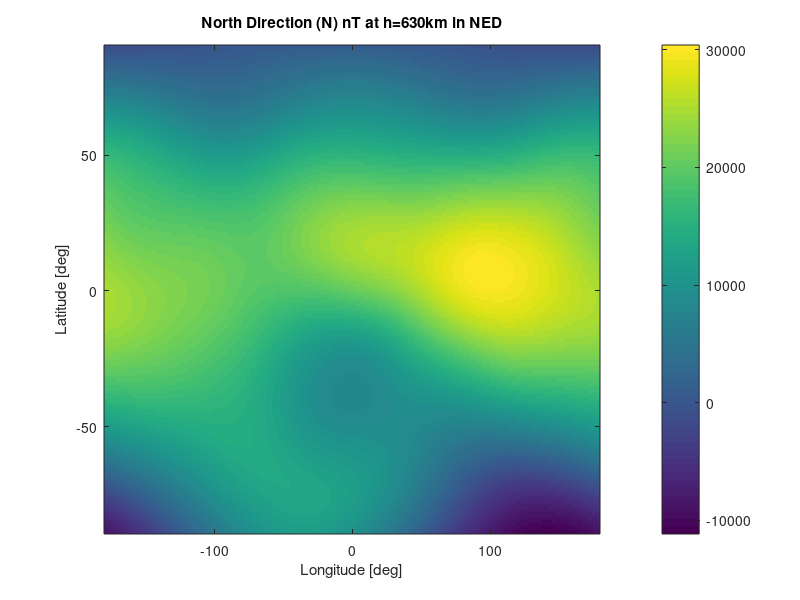
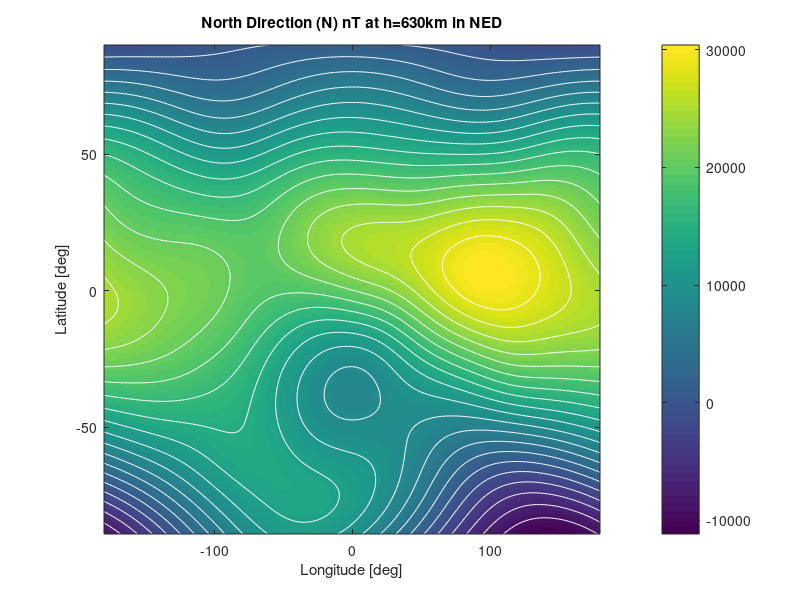
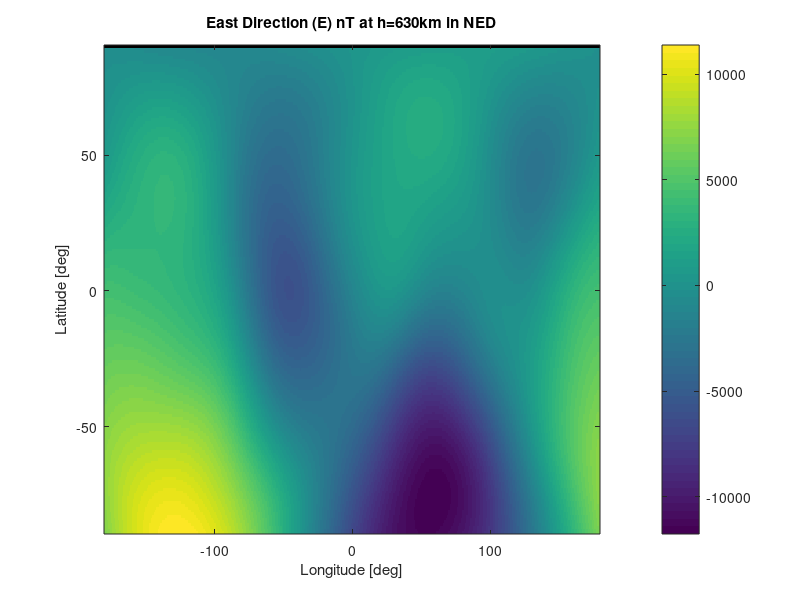
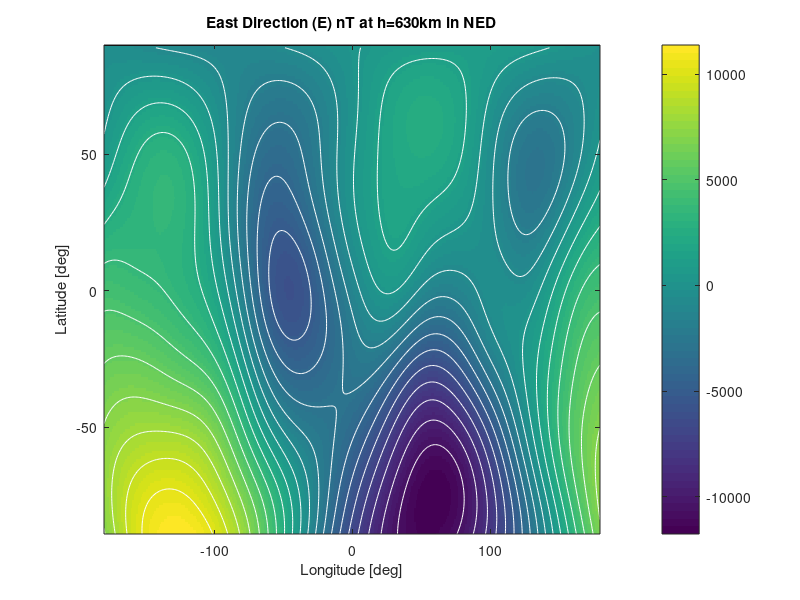

These charts were generated, in order, by the following MATLAB code:
%-------------------------------------------------------------------------%
%This program use to ploting data Earth Magnetic Field at n-altitude
% in North East Down Coordinated (NED), unit in nT
% Plot data magnetic field at x altitude
%   data IGRF12
%   n=13, degree
%   m=0,1,2...,n, orde'
% Source : adabted code with IGRF11 Matlab Code By Charles Rino
%-------------------------------------------------------------------------%
load B_NED N E D mB_NED %load data
%-------------------------------------------------------------------------%
Blong=-180:179;
Blat=-89:90;
LINESPEC='w';
%-------------------------------------------------------------------------%
%-----------------------------North Direction----------------------------%
% without contour line
figure
imagesc([-180:179],[-89:90],N') %image scale, B'=transpose(B)
axis xy
colorbar %show color bar
xlabel('Longitude [deg]')
ylabel('Latitude [deg]')
title('North Direction (N) nT at h=630km in NED')
% with contour line
figure
imagesc(Blong,Blat,N')
axis xy
hold on
colorbar
xlabel('Longitude [deg]')
ylabel('Latitude [deg]')
title('North Direction (N) nT at h=630km in NED')
hold on
[cs,h]=contour(Blong,Blat,N',20,LINESPEC); 
%-------------------------------------------------------------------------%
%------------------------------East Direction-----------------------------%
% without contour line
figure
imagesc([-180:179],[-89:90],E') %image scale, B'=transpose(B)
axis xy
colorbar %show color bar
xlabel('Longitude [deg]')
ylabel('Latitude [deg]')
title('East Direction (E) nT at h=630km in NED')
% with contour line
figure
imagesc(Blong,Blat,E')
axis xy
hold on
colorbar
xlabel('Longitude [deg]')
ylabel('Latitude [deg]')
title('East Direction (E) nT at h=630km in NED')
hold on
[cs,h]=contour(Blong,Blat,E',20,LINESPEC); 
%-------------------------------------------------------------------------%
%------------------------------Down Direction-----------------------------%
% without contour line
figure
imagesc([-180:179],[-89:90],D') %image scale, B'=transpose(B)
axis xy
colorbar %show color bar
xlabel('Longitude [deg]')
ylabel('Latitude [deg]')
title('Down Direction (D) nT at h=630km in NED')
% with contour line
figure
imagesc(Blong,Blat,D')
axis xy
hold on
colorbar
xlabel('Longitude [deg]')
ylabel('Latitude [deg]')
title('Down Direction (D) nT at h=630km in NED')
hold on
[cs,h]=contour(Blong,Blat,D',20,LINESPEC); 
%-------------------------------------------------------------------------%
%-----------------------------Total Intensity-----------------------------%
% without contour line
figure
imagesc([-180:179],[-89:90],mB_NED') %image scale, B'=transpose(B)
axis xy
colorbar %show color bar
xlabel('Longitude [deg]')
ylabel('Latitude [deg]')
title('Total Intensity (F) nT at h=630km in NED')
% with contour line
figure
imagesc(Blong,Blat,mB_NED')
axis xy
hold on
colorbar
xlabel('Longitude [deg]')
ylabel('Latitude [deg]')
title('Total Intensity (F) nT at h=630km in NED')
hold on
[cs,h]=contour(Blong,Blat,mB_NED',20,LINESPEC); 
%-------------------------------------------------------------------------%
%--------------------------------END--------------------------------------%